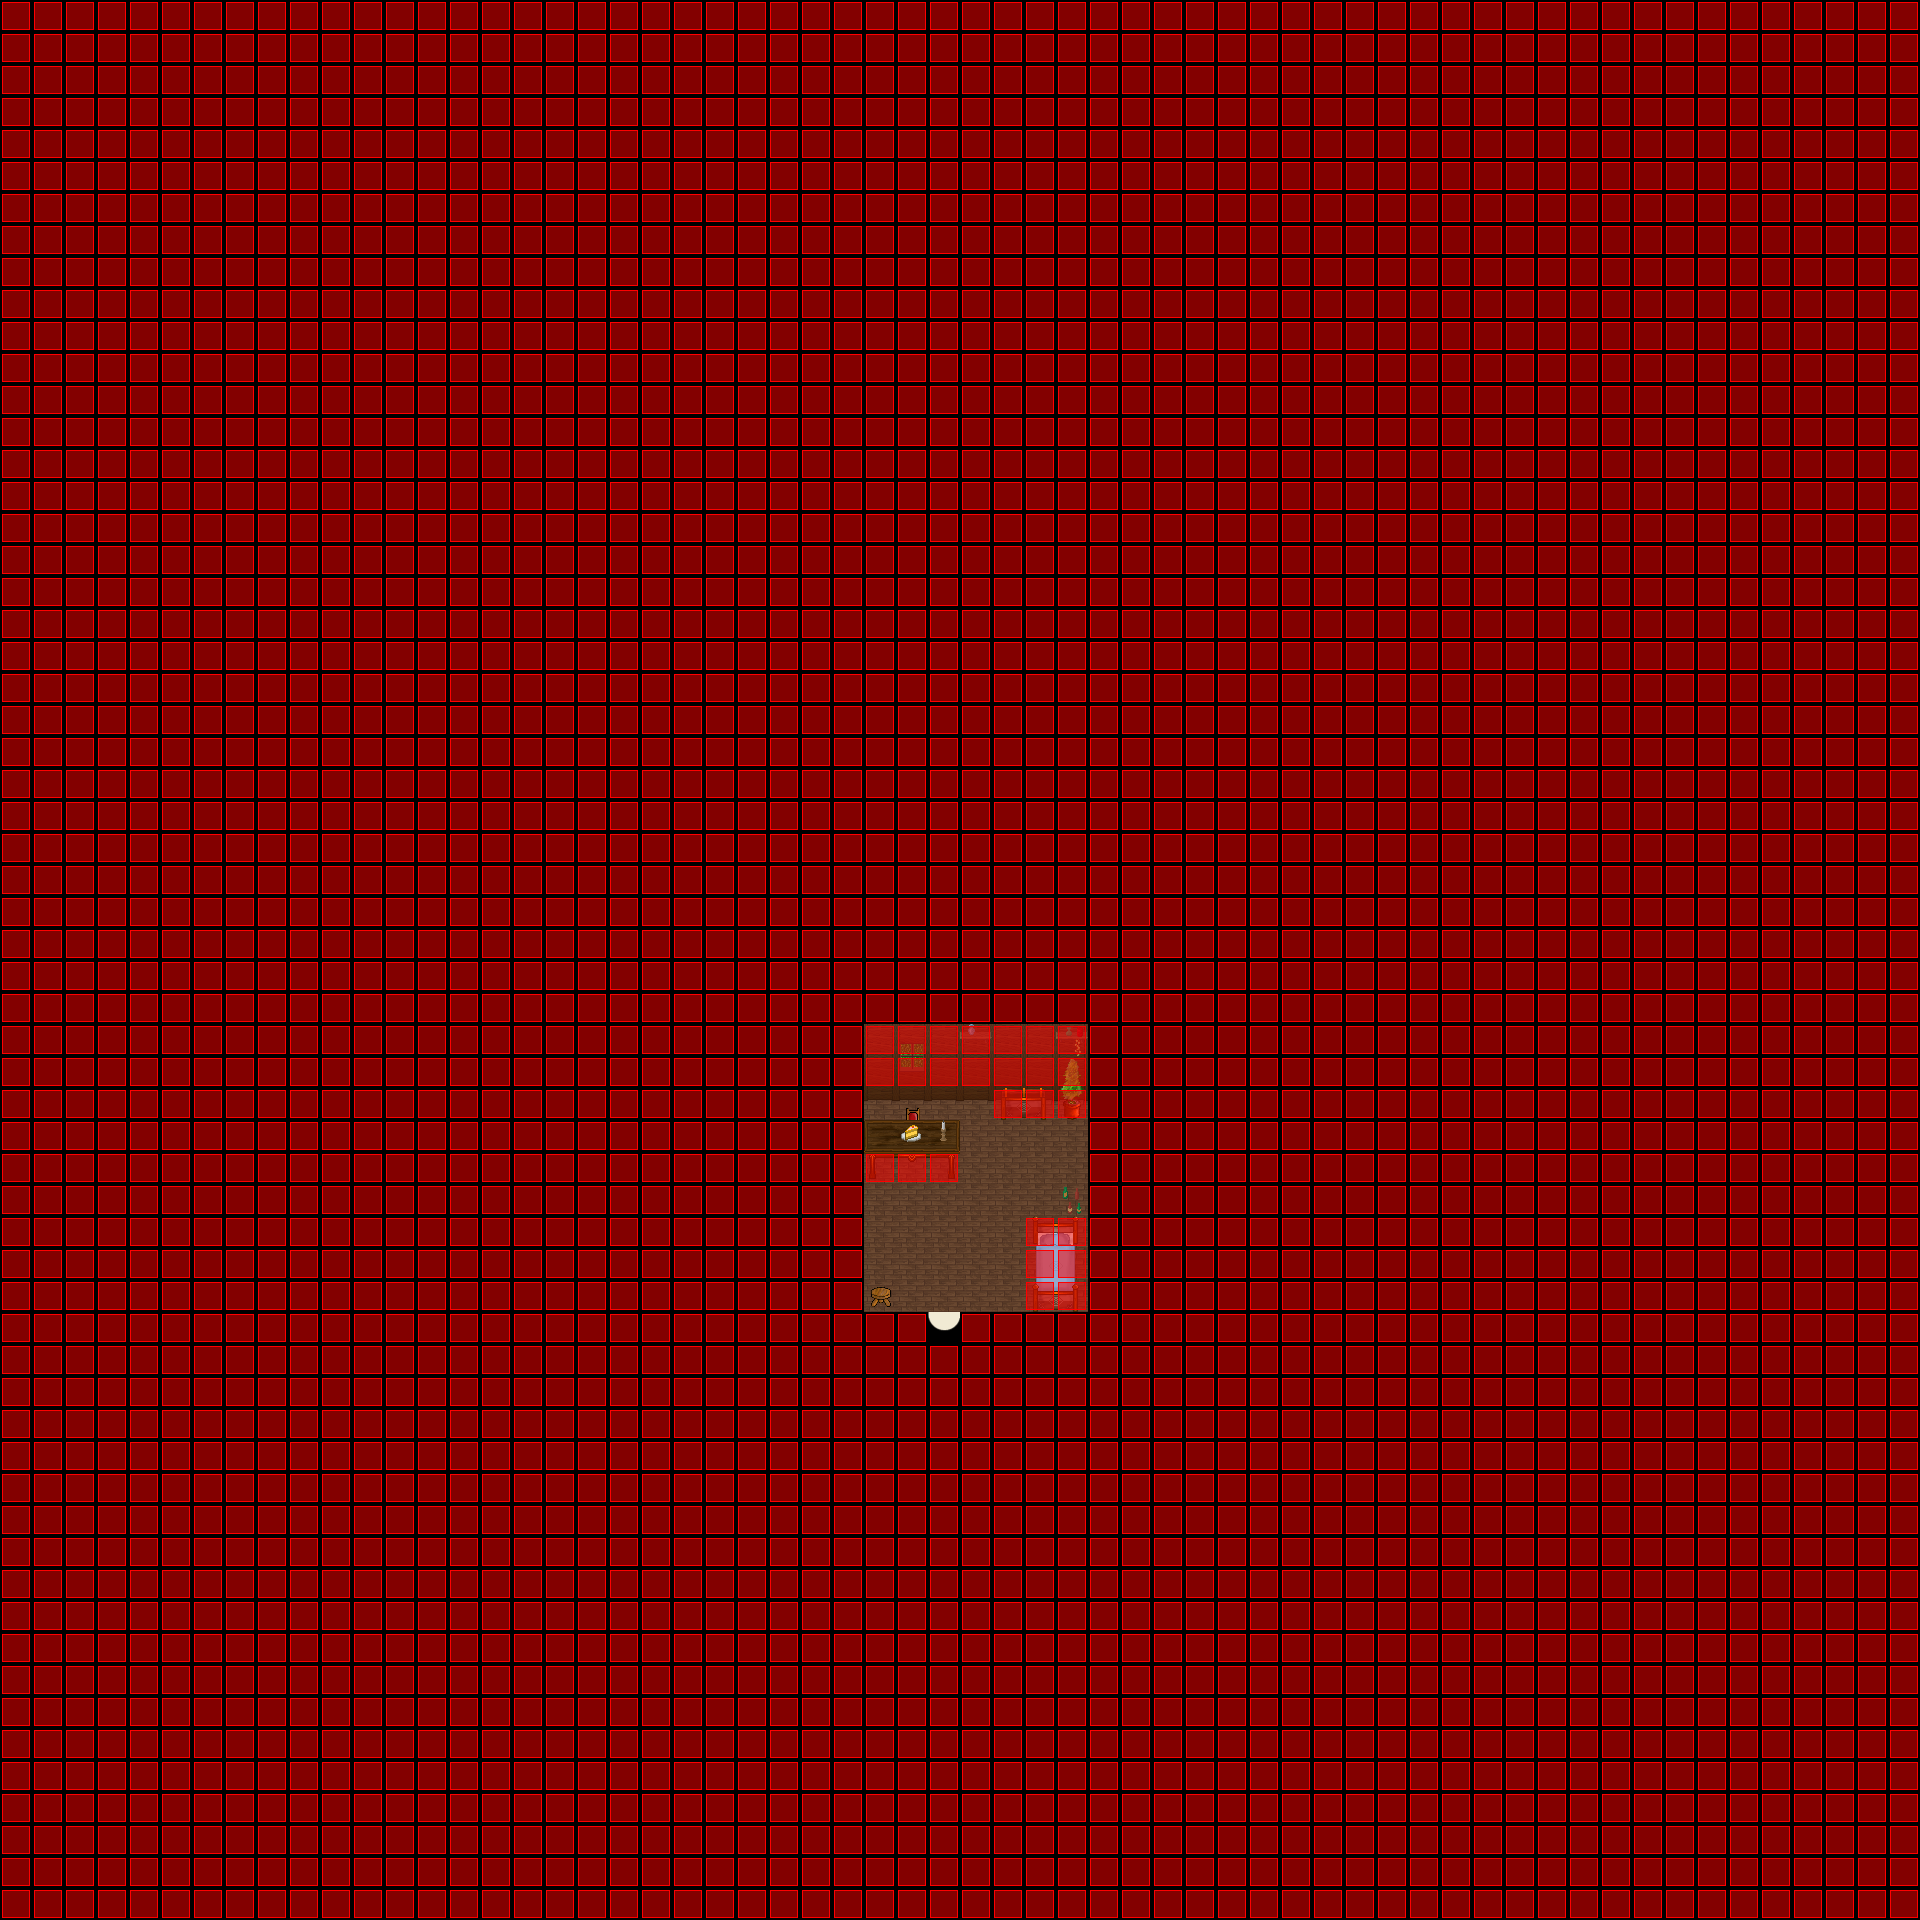

This game map was drawn from its Tiled (.tmx) file and the tilesets committed beside it. A one-line description and the trimmed map source follow:
An orthogonal 60x60 tile map with 32x32 px tiles, 7 tile layers (Ground, Ground, Ground, Fringe, ...), 6 tilesets and 2 objects (SCRIPT, WARP).

<map version="1.0" orientation="orthogonal" width="60" height="60" tilewidth="32" tileheight="32">
 <properties>
  <property name="music" value="faith.ogg" />
 </properties>
 <tileset firstgid="1" name="indoor3_32_32" tilewidth="32" tileheight="32">
  <image source="../graphics/tiles/indoor3_32_32.png" width="1024" height="1024" />
 </tileset>
 <tileset firstgid="1025" name="indoor2_32_32" tilewidth="32" tileheight="32">
  <image source="../graphics/tiles/indoor2_32_32.png" width="1024" height="1024" />
 </tileset>
 <tileset firstgid="2049" name="collision1_32_32" tilewidth="32" tileheight="32">
  <image source="../graphics/tiles/collision1_32_32.png" width="1024" height="1024" />
 </tileset>
 <tileset firstgid="3073" name="desert1_32_32" tilewidth="32" tileheight="32">
  <image source="../graphics/tiles/desert1_32_32.png" width="1024" height="1024" />
 </tileset>
 <tileset firstgid="4097" name="indoor2_32_64" tilewidth="32" tileheight="64">
  <image source="../graphics/tiles/indoor2_32_64.png" width="1024" height="1024" />
 </tileset>
 <tileset firstgid="4609" name="indoor2_32_96" tilewidth="32" tileheight="96">
  <image source="../graphics/tiles/indoor2_32_96.png" width="1024" height="960" />
 </tileset>
 <layer name="Ground" width="60" height="60">
  <data>[3600 cells, 3600 non-empty, 3 distinct tile ids]</data>
 </layer>
 <layer name="Ground" width="60" height="60">
  <data>[3600 cells, 21 non-empty, 5 distinct tile ids]</data>
 </layer>
 <layer name="Ground" width="60" height="60">
  <data>[3600 cells, 15 non-empty, 15 distinct tile ids]</data>
 </layer>
 <layer name="Fringe" width="60" height="60">
  <data>[3600 cells, 2 non-empty, 2 distinct tile ids]</data>
 </layer>
 <layer name="Over" width="60" height="60">
  <data>[3600 cells, 3 non-empty, 3 distinct tile ids]</data>
 </layer>
 <layer name="Over" width="60" height="60">
  <data>[3600 cells, 2 non-empty, 2 distinct tile ids]</data>
 </layer>
 <layer name="Collision" width="60" height="60">
  <data>[3600 cells, 3562 non-empty, 1 distinct tile ids]</data>
 </layer>
 <objectgroup name="Object" width="60" height="60">
  <object name="External Map Events" type="SCRIPT" x="0" y="0">
   <properties>
    <property name="FILENAME" value="scripts/maps/iw-lauria-flat07-o00-o00-o00.lua" />
   </properties>
  </object>
  <object name="Warp to ow-p2-p4" type="WARP" x="928" y="1312" width="32" height="32">
   <properties>
    <property name="DEST_MAP" value="ow-p0002-p0004-o0000" />
    <property name="DEST_X" value="5456" />
    <property name="DEST_Y" value="3072" />
   </properties>
  </object>
 </objectgroup>
</map>
